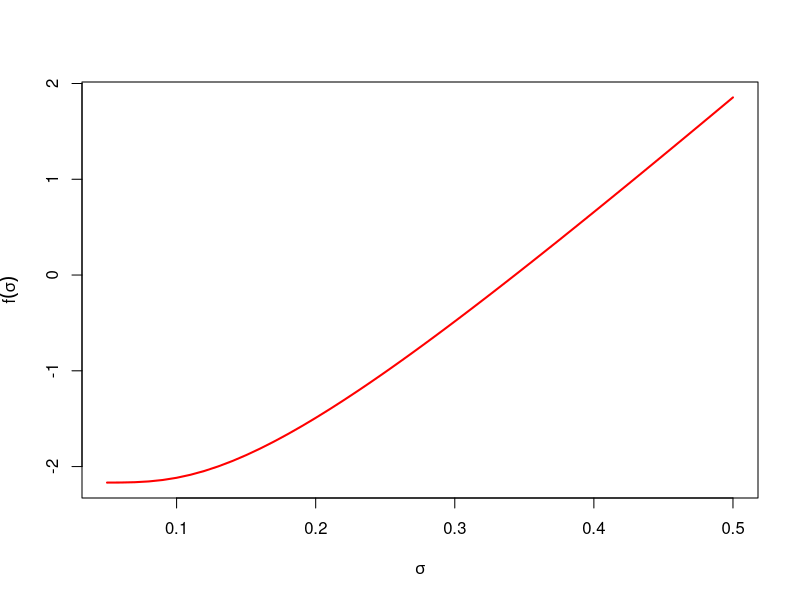
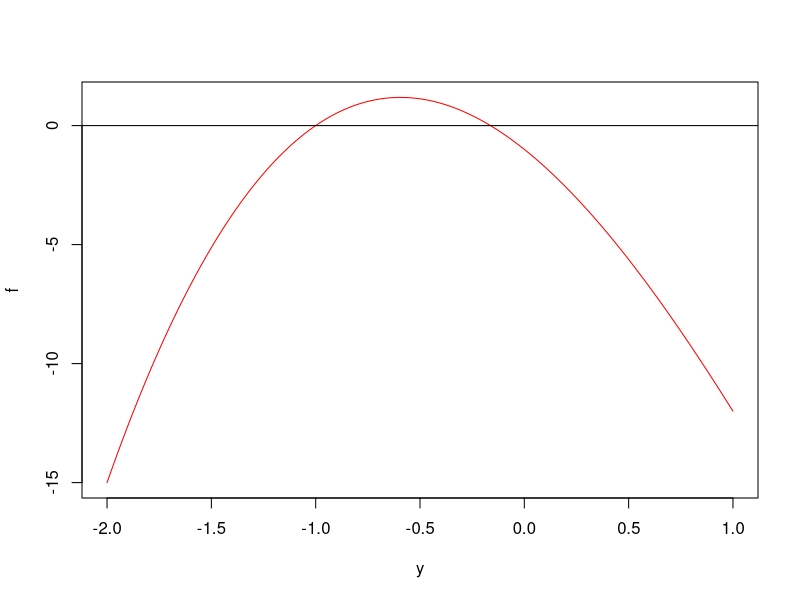

The R script that drew these images, in order:
# 5(A) R function
bsc <- function(S, Tim, t, K, r, s, q){
  d1 <- (log(S/K) + (r - q + 0.5*s^2)*(Tim - t))/(s*sqrt(Tim - t))
  d2 <- d1 - s*sqrt(Tim - t)
  S*exp(-q*(Tim - t))*pnorm(d1) - K*exp(-r*(Tim - t))*pnorm(d2)
}

# 5(B)
sigmas <- seq(0.05, 0.5, by = 0.01)
fsig <- bsc(50, 0.5, 0.0, 45, 0.06, sigmas, 0.02) - 8
plot(sigmas, fsig, type = "l", col = "red", 
     xlab = expression(sigma), ylab = expression(f(sigma)), lwd = 2)

bisection <- function(f, a, b, tol){
  while(b-a > tol){
    c <- (a+b)/2
    if(sign(f(c))==sign(f(a)))
      a <- c
    else
      b <- c
  }
  (a+b)/2 # bisection function
}

fsig <- function(sigma)
  bsc(50, 0.5, 0.0, 45, 0.06, sigma, 0.02) - 8

bisection(fsig, 0.3, 0.4, 0.001)

# 5(C) check good estiamte or not 
bsc(50, 0.5, 0.0, 45, 0.06, 0.3433594, 0.02) - 8


# 6(B)
g <- function(x){
  x^3 - 5*x^2 -7*x # g(x) in the problem 
}
y <- seq(-2, 1, by = 0.01) # make y a sequence from -2 to 1, step is 0.01
f <- g(y) - 1 # at each point of y, get the value - 1 named as f
plot(y, f, type = "l", col = "red") # plot the graph 
abline(a = 0, b = 0) # draw the line g = 0

g1 <- function(x)
  g(x) - 1
bisection(g1, -1.5, -0.5, 0.00001) # use the bsc nethod get one solution

bisection(g1, -0.4, 0.0, 0.00001) # use bsc get another solution

# choice for the initial interval
# First, I draw the graph of y and g (g is the response variable)
# Second, I draw the line f = 0, and see in which interval f = 0
# The interval that f = 0 is what we need to find

# 7(b)
f <- function(x) # original function
  -x^5 - cos(x)
df <- function(x) # first derivative
  -5*x^4 + sin(x)

x = 1 # intial value of x
u = f(1)/df(1) # intial f(x)/f'(x)
while (abs(u)/abs(x) > 1e-4) { # tolerance is 1e-4 where we want to stop
  u <- f(x)/df(x) # f(x)/f'(x)
  x <- x - u # x_k+1 = x_k - f(x_k)/f'(x_k)
}
# show final answer
x

# 7(c)
# we can make the tolerance be smaller to get a more accurate answer
# after I run the code, I found the answer gets more accurate after the 
# sixth digit and more, even though the iteration number may increase

x = 1 # intial value of x
u = f(1)/df(1) # intial f(x)/f'(x)
while (abs(u)/abs(x) > 1e-6) { # tolerance is 1e-4 where we want to stop
  u <- f(x)/df(x) # f(x)/f'(x)
  x <- x - u # x_k+1 = x_k - f(x_k)/f'(x_k)
}
# show final answer
x
